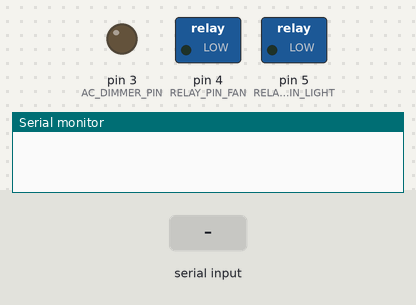
Bench run of a sketch on a simulated Arduino Uno, built with avr-gcc and run on an emulated ATmega328P. Shown: switched loads named in the sketch (green lamp = pin HIGH), output pins drawn as LEDs (lit = HIGH), the last lines printed to the serial monitor. The test bench sets the inputs (shaded band).

Above: at 1.2 s.
1.3 s: "D90\n" received over Serial
At 2.5 s:
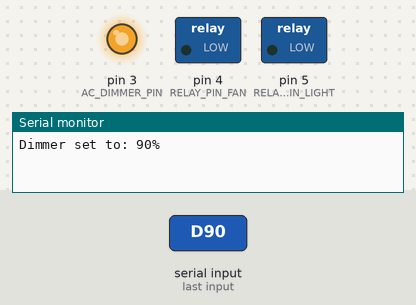
2.8 s: "I90\n" received over Serial
4.3 s: "M90\n" received over Serial
Timing chart, 0 to 7.3 s (numbered marks = the images above; inputs shaded):
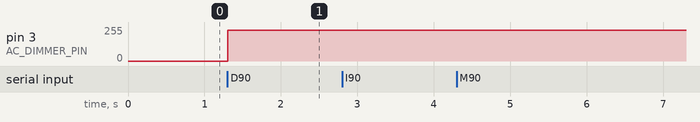

The sketch:

MultiMode_arduinofile.ino
```cpp
// Include necessary library for Robodyn Dimmer and basic relay control
#include <RBDdimmer.h>

#define AC_DIMMER_PIN 3
#define ZC_PIN 2
#define RELAY_PIN_FAN 4    // Fan connected to pin 4
#define RELAY_PIN_LIGHT 5  // Light connected to pin 5

dimmerLamp dimmer(AC_DIMMER_PIN);
int dimmerValue = 0;
int relayStateFan = LOW;
int relayStateLight = LOW;

void setup() {
  pinMode(RELAY_PIN_FAN, OUTPUT);
  pinMode(RELAY_PIN_LIGHT, OUTPUT);
  Serial.begin(9600);
  dimmer.begin(NORMAL_MODE, ON);
}

void loop() {
  if (Serial.available()) {
    String command = Serial.readStringUntil('\n');
    command.trim(); // Remove any whitespace
    if (command.startsWith("D")) {
      dimmerValue = command.substring(1).toInt();
      dimmer.setPower(dimmerValue);
      Serial.print("Dimmer set to: ");
      Serial.print(dimmerValue);
      Serial.println("%");
    } else if (command.startsWith("I")) {
      relayStateLight = (command.substring(1).toInt() == 1) ? HIGH : LOW;
      digitalWrite(RELAY_PIN_LIGHT, relayStateLight);
      Serial.print("Light is ");
      Serial.println(relayStateLight == HIGH ? "ON" : "OFF");
    } else if (command.startsWith("M")) {
      relayStateFan = (command.substring(1).toInt() == 1) ? HIGH : LOW;
      digitalWrite(RELAY_PIN_FAN, relayStateFan);
      Serial.print("Fan is ");
      Serial.println(relayStateFan == HIGH ? "ON" : "OFF");
    }
  }
}
```

Measured:
- after the input at 1.3 s, pin 3 (AC_DIMMER_PIN): 0/255 → 229/255 at once
